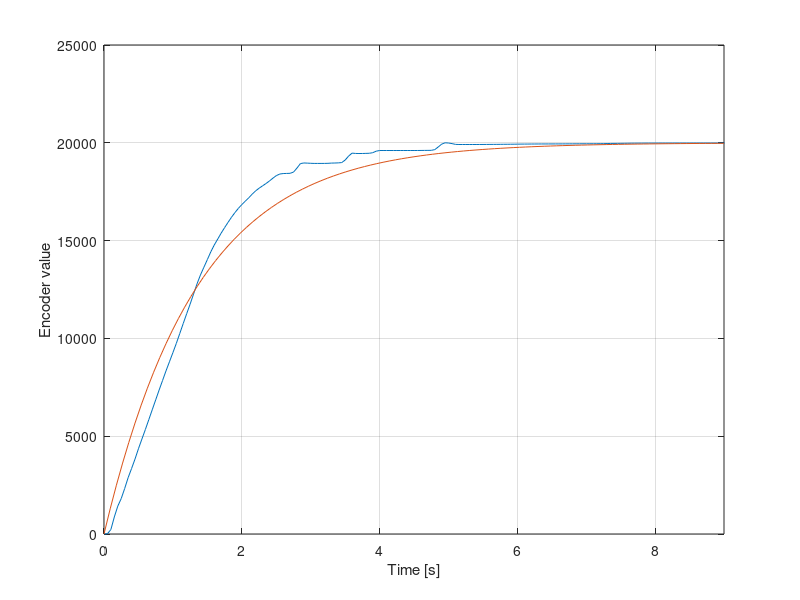
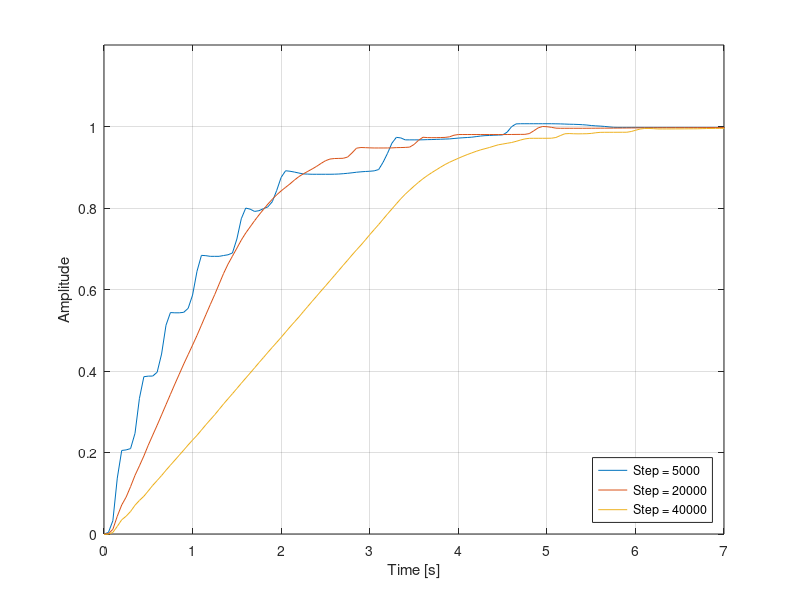

MATLAB code to generate these figures, in order:
clear
clc

k =20000;
tau= 1.35;
s = tf('s');
G = k/(tau*s+1)
[B, t] = step(G);

A1=load('rat1.txt');
A2=load('rat2.txt');
A3=load('rat5.txt');

figure(1)
plot((A1(:,2)-A1(1,2))/1000,A1(:,1))
hold on
plot(t,B)
xlabel('Time [s]') 
ylabel('Encoder value') 
grid on
xlim([0 9])
hold off

figure(2)
plot((A2(:,2)-A2(1,2))/1000,A2(:,1)/5000)
hold on
plot((A1(:,2)-A1(1,2))/1000,A1(:,1)/20000)
plot((A3(:,2)-A3(1,2))/1000,A3(:,1)/40000)
xlabel('Time [s]') 
ylabel('Amplitude') 
grid on
xlim([0 7])
ylim([0 1.2])
legend({'Step = 5000','Step = 20000', 'Step = 40000'},'Location','southeast')
hold off